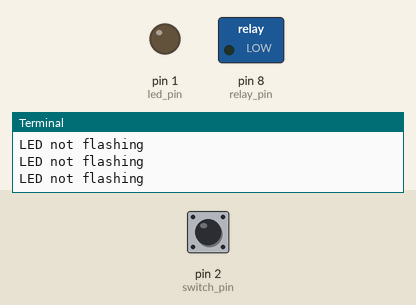
This program was run on a simulated Raspberry Pi (wiringPi pin numbers). Parts: switched loads named in the program (green lamp = pin HIGH), output pins drawn as LEDs (lit = HIGH), the last lines printed to the terminal. Dashed ring = blinking. The test bench sets the inputs (shaded band); at power-on: pin 2 (switch_pin) HIGH. Pin numbers are wiringPi numbers.

Above: at 1.2 s.
1.3 s: pin 2 (switch_pin) pulled LOW for 0.35 s
At 2.2 s:
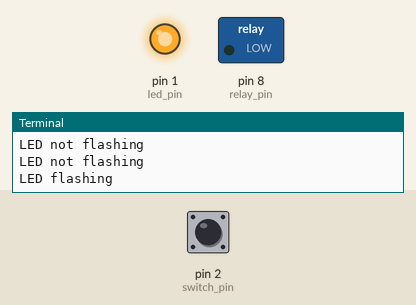
4.6 s: pin 2 (switch_pin) pulled LOW for 1 s
At 6.4 s:
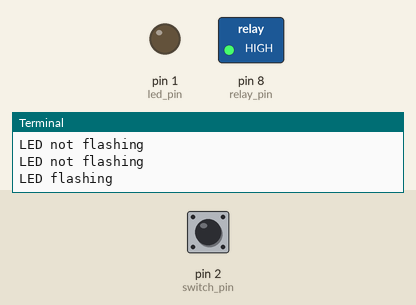
8.0 s: pin 2 (switch_pin) pulled LOW for 3.2 s
At 13.1 s:
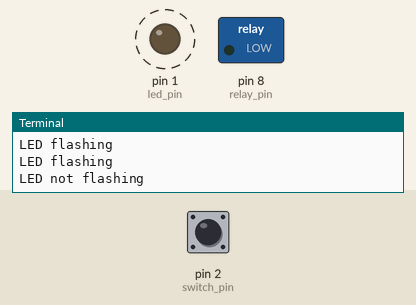
Timing chart, 0 to 14.6 s (numbered marks = the images above; inputs shaded):
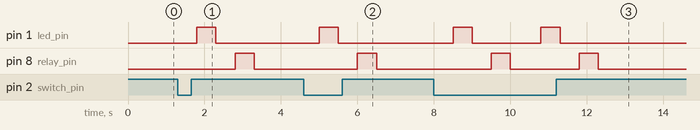

The program:

lab5.2.3_relay.py
```python
import time
import wiringpi
import sys

## practice 1

def blink(_pin):
    wiringpi.digitalWrite(_pin, 1)    # Write 1 ( HIGH ) to pin
    time.sleep(0.5)
    wiringpi.digitalWrite(_pin, 0)    # Write 0 ( HIGH ) to pin
    time.sleep(0.5)


#SETUP
print("Start")
led_pin = 1
switch_pin = 2
relay_pin = 8

wiringpi.wiringPiSetup()
wiringpi.pinMode(switch_pin, 0)         # Set pin to mode 0 ( INPUT )
wiringpi.pinMode(led_pin, 1)            # Set pin to mode 1 ( OUTPUT )
wiringpi.pinMode(relay_pin, 1)            # Set pin to mode 1 ( OUTPUT )

#MAIN
try:
    while True:
        if(wiringpi.digitalRead(switch_pin) == 0): #input is active low (pull up)
            print("LED flashing")
            time.sleep(0.3) #anti bouncing
            blink(led_pin)
            blink(relay_pin)
        else:
            print("LED not flashing")
            time.sleep(0.3) #anti bouncing
            wiringpi.digitalWrite(led_pin, 0)    # Write 0 ( LOW ) to LED


except KeyboardInterrupt:
    pass
#cleanup
wiringpi.wiringPiSetup()
print("Done")
```

Measured:
- after the input at 1.3 s, pin 1 (led_pin): LOW → HIGH after 0.50 s, → LOW 0.50 s later; pin 8 (relay_pin): LOW → HIGH after 1.5 s, → LOW 0.50 s later
- after the input at 4.6 s, pin 1 (led_pin): LOW → HIGH after 0.40 s, → LOW 0.50 s later; pin 8 (relay_pin): LOW → HIGH after 1.4 s, → LOW 0.50 s later
- after the input at 8.0 s, pin 1 (led_pin): alternates HIGH for 0.50 s and LOW for 1.8 s, 4 changes in all, then stays LOW, starting after 0.50 s; pin 8 (relay_pin): alternates HIGH for 0.50 s and LOW for 1.8 s, 4 changes in all, then stays LOW, starting after 1.5 s
